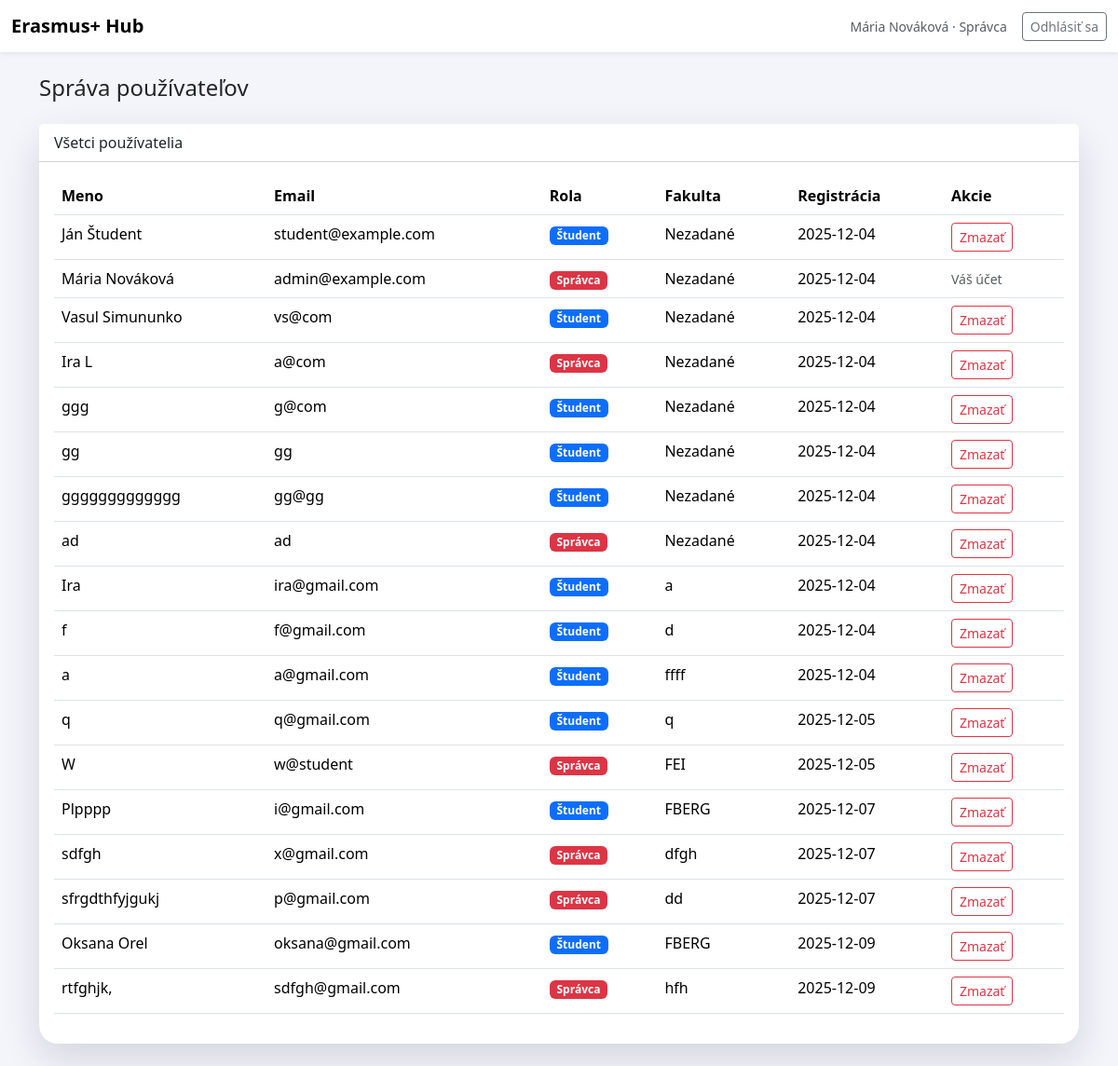
The app's page /admin/users (signed in) with its own data.
### tables this page shows
CREATE TABLE users (
            id INTEGER PRIMARY KEY AUTOINCREMENT,
            email TEXT UNIQUE NOT NULL,
            password TEXT NOT NULL,
            role TEXT NOT NULL CHECK(role IN ('student', 'admin')),
            name TEXT NOT NULL,
            faculty TEXT,
            created_at TIMESTAMP DEFAULT CURRENT_TIMESTAMP
        );

### app.py (the view)
@app.route("/admin/users")
@role_required("admin")
def admin_users():
    users = User.get_all()
    return render_template("admin_users.html", users=users)

### app.py (called while the page is built)
def role_required(*allowed_roles):
    def decorator(f):
        @wraps(f)
        def decorated_function(*args, **kwargs):
            user = session.get("user")
            if not user:
                flash("Najprv sa prihláste.", "warning")
                return redirect(url_for("login"))
            if user.get("role") not in allowed_roles:
                flash("Nemáte oprávnenie na prístup k tejto stránke.", "danger")
                if user.get("role") == "student":
                    return redirect(url_for("student_dashboard"))
                else:
                    return redirect(url_for("admin_panel"))
            return f(*args, **kwargs)
        return decorated_function
    return decorator

@app.context_processor
def inject_current_user():
    return {"current_user": session.get("user")}

### database.py (called while the page is built)
def get_db():
    conn = sqlite3.connect(DATABASE)
    conn.row_factory = sqlite3.Row
    return conn

### models.py (called while the page is built)
    @staticmethod
    def get_all():
        conn = get_db()
        cursor = conn.cursor()
        cursor.execute("SELECT * FROM users")
        users = [dict(row) for row in cursor.fetchall()]
        conn.close()
        return users

### templates/admin_users.html (shortened to what this page needs)
{% extends "base.html" %}
{% block body_class %}dashboard-body{% endblock %}
{% block content %}
<div class="container py-4">
    <div class="d-flex justify-content-between align-items-center mb-4">
        <h1 class="h4 mb-0">Správa používateľov</h1>
    </div>
    <div class="card card-soft">
        <div class="card-header bg-white">
            <span>Všetci používatelia</span>
        </div>
        <div class="card-body">
            {% if users %}
                <div class="table-responsive">
                    <table class="table table-hover">
                        <thead>
                            <tr>
                                <th>Meno</th>
                                <th>Email</th>
                                <th>Rola</th>
                                <th>Fakulta</th>
                                <th>Registrácia</th>
                                <th>Akcie</th>
                            </tr>
                        </thead>
                        <tbody>
                            {% for user in users %}
                            <tr>
                                <td>{{ user.name }}</td>
                                <td>{{ user.email }}</td>
                                <td>
                                    <span class="badge {% if user.role == 'admin' %}bg-danger{% else %}bg-primary{% endif %}">
                                        {% if user.role == 'admin' %}Správca{% else %}Študent{% endif %}
                                    </span>
                                </td>
                                <td>{{ user.faculty or 'Nezadané' }}</td>
                                <td>{{ user.created_at[:10] if user.created_at else 'N/A' }}</td>
                                <td>
                                    {% if user.email != current_user.email %}
                                    <form method="post" action="{{ url_for('delete_user', user_email=user.email) }}" class="d-inline">
                                        <button type="submit" class="btn btn-sm btn-outline-danger"
                                                onclick="return confirm('Naozaj chcete zmazať používateľa {{ user.name }}?')">
                                            Zmazať
                                        </button>
                                    </form>
                                    {% else %}
                                    <span class="text-muted small">Váš účet</span>
                                    {% endif %}
                                </td>
                            </tr>
                            {% endfor %}
                        </tbody>
                    </table>
                </div>
            {% else %}
                <p class="text-muted text-center">Zatiaľ žiadni používatelia.</p>
            {% endif %}
        </div>
    </div>
</div>
{% endblock %}

### templates/base.html (shortened to what this page needs)
<!DOCTYPE html>
<html lang="sk">
<head>
    <link href="https://cdn.jsdelivr.net/npm/bootstrap@5.3.2/dist/css/bootstrap.min.css" rel="stylesheet">
    <link rel="stylesheet" href="{{ url_for('static', filename='css/styles.css') }}">
</head>
<body class="{% block body_class %}{% endblock %}">
{% block navbar %}
<nav class="navbar navbar-expand-lg navbar-light bg-white shadow-sm">
    <div class="container-fluid">
        <a class="navbar-brand fw-semibold" href="{{ url_for('index') }}">
            Erasmus+ Hub
        </a>
        <div class="d-flex align-items-center">
            {% if current_user %}
                <span class="me-3 small text-muted">
                    {{ current_user.name }} ·
                    {% if current_user.role == 'student' %}Študent{% else %}Správca{% endif %}
                </span>
                <a href="{{ url_for('logout') }}" class="btn btn-outline-secondary btn-sm">Odhlásiť sa</a>
            {% else %}
                <a href="{{ url_for('login') }}" class="btn btn-outline-primary btn-sm me-2">Prihlásenie</a>
                <a href="{{ url_for('register') }}" class="btn btn-primary btn-sm">Registrácia</a>
            {% endif %}
        </div>
    </div>
</nav>
{% endblock %}
{% block main %}
<main class="my-4">
    {% block content %}{% endblock %}
</main>
{% endblock %}
</body>
</html>

### static/css/styles.css (style rules this page uses)
body { min-height: 100vh; font-family: system-ui, -apple-system, BlinkMacSystemFont, "Segoe UI", sans-serif; }
.card-soft { border-radius: 20px; box-shadow: 0 16px 40px rgba(15, 23, 42, 0.14); border: none; }
.dashboard-body { background-color: #f4f5fb; }
.dashboard-body main { margin-top: 0 !important; margin-bottom: 0 !important; }

### records on screen
users: name "Mária Nováková", email "admin@example.com", role "Správca", faculty "Nezadané", created_at "2025-12-04", shows "Váš účet"
users: name "Ján Študent", email "student@example.com", role "Študent", faculty "Nezadané", created_at "2025-12-04"
users: name "Vasul Simununko", email "vs@com", role "Študent", faculty "Nezadané", created_at "2025-12-04"
users: name "Ira L", email "a@com", role "Správca", faculty "Nezadané", created_at "2025-12-04"
users: name "ggg", email "g@com", role "Študent", faculty "Nezadané", created_at "2025-12-04"
users: name "gg", email "gg", role "Študent", faculty "Nezadané", created_at "2025-12-04"
users: name "ggggggggggggg", email "gg@gg", role "Študent", faculty "Nezadané", created_at "2025-12-04"
users: name "ad", email "ad", role "Správca", faculty "Nezadané", created_at "2025-12-04"
users: name "Ira", email "ira@gmail.com", role "Študent", faculty "a", created_at "2025-12-04"
users: name "f", email "f@gmail.com", role "Študent", faculty "d", created_at "2025-12-04"
users: name "а", email "а@gmail.com", role "Študent", faculty "ffff", created_at "2025-12-04"
users: name "q", email "q@gmail.com", role "Študent", faculty "q", created_at "2025-12-05"
users: name "W", email "w@student", role "Správca", faculty "FEI", created_at "2025-12-05"
users: name "Plpppp", email "i@gmail.com", role "Študent", faculty "FBERG", created_at "2025-12-07"
users: name "sdfgh", email "x@gmail.com", role "Správca", faculty "dfgh", created_at "2025-12-07"
users: name "sfrgdthfyjgukj", email "p@gmail.com", role "Správca", faculty "dd", created_at "2025-12-07"
users: name "Oksana Orel", email "oksana@gmail.com", role "Študent", faculty "FBERG", created_at "2025-12-09"
users: name "rtfghjk,", email "sdfgh@gmail.com", role "Správca", faculty "hfh", created_at "2025-12-09"
